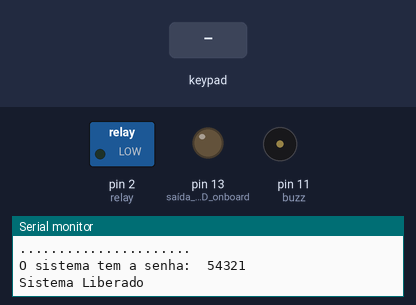
A sketch run on a simulated Arduino Uno, built with avr-gcc and run on an emulated ATmega328P. Shown: switched loads named in the sketch (green lamp = pin HIGH), output pins drawn as LEDs (lit = HIGH), buzzer (waves = sounding, pin HIGH), the last lines printed to the serial monitor. Wiring (inferred from the names in the program): 4×4 keypad: rows pin 10, pin 9, pin 8, pin 7; columns pin 6, pin 5, pin 4, pin 3. The test bench sets the inputs (shaded band). Pins used as bus, display or sensor lines are not drawn.

Above: at 2.0 s.
2.1 s: keypad keys 1 3 9 7 2 A pressed 0.4 s apart
At 4.24 s:
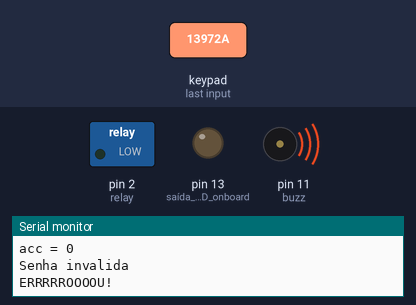
6.6 s: keypad keys 5 4 3 2 1 pressed 0.4 s apart
At 9.1 s:
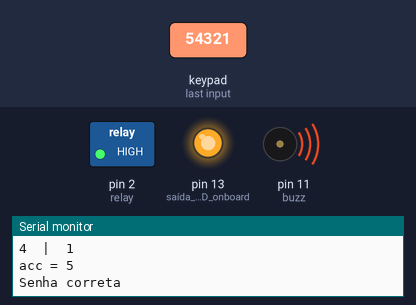
11.6 s: key 'B' pressed
13.1 s: key 'E' pressed
14.6 s: key 'C' pressed
Timing chart, 0 to 17.2 s (numbered marks = the images above; inputs shaded):
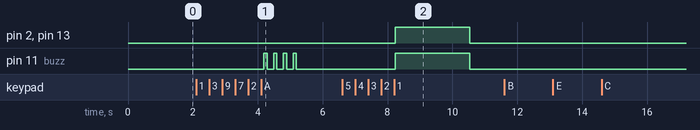

Measured:
- after the input at 2.1 s, pin 11 (buzz): alternates HIGH for 0.10 s and LOW for 0.20 s, 8 changes in all, then stays LOW, starting after 2.1 s
- after the input at 6.6 s, pin 2 (relay), pin 13 (saída_para_LED_onboard), pin 11 (buzz): LOW → HIGH after 1.6 s, → LOW 2.3 s later

The sketch:

SenhaTeclado.ino
```cpp
/* ========================================================================================================

  Esta aula é copiada do professor e tem a função de demonstrar como se configura um teclado matricial para fazer o controle de uma tranca eletrônica. A tranca só irá abrir se a senha
  correta for digitada.

  Software para Teclado com Senha numérica


  Autor: Eng. Wagner Rambo
  Data:  Dezembro de 2019

  https://wrkits.com.br/

  Curso WR Kits Arduino para Iniciantes com certificado:
  https://go.hotmart.com/W13291812W

======================================================================================================== */


// =============================================================================================================
// --- Mapeamento de Hardware ---
#define  col_1    6                    //coluna 1 do teclado
#define  col_2    5                    //coluna 2 do teclado
#define  col_3    4                    //coluna 3 do teclado
#define  col_4    3                    //coluna 4 do teclado
#define  row_A   10                    //linha  A do teclado
#define  row_B    9                    //linha  B do teclado
#define  row_C    8                    //linha  C do teclado
#define  row_D    7                    //linha  D do teclado

#define  buzz    11                    //buzzer
#define  relay    2                    //relé


// =============================================================================================================
// --- Protótipo das Funções ---
void readKeyboard();                  //Função para leitura do teclado
void store(char value);               //Função para armazenar o número digitado no teclado matricial
void numero();                        //Função para imprimir o número digitado na tela do LCD


// =============================================================================================================
// --- Variáveis Globais ---
int password[5] = {5,4,3,2,1};        //vetor para armazenamento de senha numérica

char control = 0x01;                  //variável de controle de teclado
char counter = 0x00;                  //variável auxiliar de contagem
int  number  = 0x00;                  //variável para armazenar o número pressionado no teclado

bool door    = 0x00,                  //variável de controle para abertura do dispositivo
     ndoor   = 0x00;                  //variável de controle para manter trancado


// =============================================================================================================
// --- Interrupção ---
ISR(TIMER2_OVF_vect)
{
    TCNT2=100;          // Reinicializa o registrador do Timer2
    counter++;          // incrementa counter

    if(counter == 0x05) // counter igual a D'5'?
    {                   // sim...

       counter = 0x00;  //reinicia counter

       readKeyboard();  //lê teclado


    } //end if counter
}


// =============================================================================================================
// --- Configurações Iniciais ---
void setup()
{
     Serial.begin(9600);                                    //Inicializa comunicação serial 9600 baud rate

     pinMode(row_A, INPUT_PULLUP);                          //entrada para linha A
     pinMode(row_B, INPUT_PULLUP);                          //entrada para linha B
     pinMode(row_C, INPUT_PULLUP);                          //entrada para linha C
     pinMode(row_D, INPUT_PULLUP);                          //entrada para linha D
     pinMode(col_1, OUTPUT);                                //saída para coluna  1
     pinMode(col_2, OUTPUT);                                //saída para coluna  2
     pinMode(col_3, OUTPUT);                                //saída para coluna  3
     pinMode(col_4, OUTPUT);                                //saída para coluna  4
     pinMode(buzz,  OUTPUT);                                //saída para buzzer
     pinMode(relay, OUTPUT);                                //saída para relé
     pinMode(13,    OUTPUT);                                //saída para LED onboard

     digitalWrite(col_1, HIGH);                             //Inicializa coluna 1 em HIGH
     digitalWrite(col_2, HIGH);                             //Inicializa coluna 2 em HIGH
     digitalWrite(col_3, HIGH);                             //Inicializa coluna 3 em HIGH
     digitalWrite(col_4, HIGH);                             //Inicializa coluna 4 em HIGH
     digitalWrite(buzz,   LOW);                             //buzz inicia desligado
     digitalWrite(relay,  LOW);                             //relé inicia desligado
     digitalWrite(13,     LOW);                             //led onboard inicia desligado

     Serial.println("......................");              //mostra senha via serial ao iniciar...
     delay(400);
     Serial.print  ("O sistema tem a senha:  ");
     Serial.print  (password[0]);
     Serial.print  (password[1]);
     Serial.print  (password[2]);
     Serial.print  (password[3]);
     Serial.println(password[4]);
     delay(400);
     Serial.println("Sistema Liberado");

     TCCR2A = 0x00;                                         //Timer operando em modo normal
     TCCR2B = 0x07;                                         //Prescaler 1:1024
     TCNT2  = 100;                                          //10 ms overflow again
     TIMSK2 = 0x01;                                         //Habilita interrupção do Timer2

} //end setup


// =============================================================================================================
// --- Loop Infinito ---
void loop()
{

  if(door)                                                  //flag door verdadeira?
  {                                                         //sim
     door = 0;                                              //limpa flag
     digitalWrite(13,    HIGH);                             //led onboard liga
     digitalWrite(relay, HIGH);                             //ativa relé
     digitalWrite(buzz,  HIGH);                             //ativa buzzer
     delay(2300);                                           //por 2,3 segundos
     digitalWrite(relay, LOW);                              //desliga relé
     digitalWrite(buzz,  LOW);                              //desliga buzz
     digitalWrite(13,    LOW);                              //desliga led onboard

  } //end if door

  if(ndoor)                                                 //flag ndoor verdadeira?
  {                                                         //sim
    ndoor = 0;                                              //limpa flag

    for(int i=0; i<4; i++)                                  //repete 4 vezes
    {
      Serial.println("ERRRRROOOOU!");                       //mensagem de erro
      digitalWrite(buzz, HIGH);                             //aciona buzzer
      delay(100);                                           //por 100ms
      digitalWrite(buzz,  LOW);                             //desliga buzzer
      delay(200);                                           //por 200ms

    } //end for

  } //end if ndoor

} //end loop


   // Estouro = Timer2_cont x prescaler x ciclo de máquina

   // Ciclo de máquina = 1/Fosc = 1/16E6 = 62,5ns = 62,5E-9s

   // Estouro = (256 - 100) x 1024 x 62,5E-9 = 9,98ms

   // Varredura = Estouro x Counter = 9,98ms x 5 = 49,9ms


// =============================================================================================================
// --- Desenvolvimento das Funções ---
void readKeyboard()                       //Função para leitura do teclado
{

   if(digitalRead(col_1) && control == 0x01)       //Coluna 1 em nível high? Control igual 1?
   {                                               //Sim...
         control = 0x02;                           //control igual a 2
         digitalWrite(col_1,  LOW);                //apenas coluna 1 em nível baixo
         digitalWrite(col_2, HIGH);
         digitalWrite(col_3, HIGH);
         digitalWrite(col_4, HIGH);

      // -- Testa qual tecla foi pressionada e armazena o valor --
         if     (!digitalRead(row_A))  store(1);
         else if(!digitalRead(row_B))  store(4);
         else if(!digitalRead(row_C))  store(7);
         else if(!digitalRead(row_D))  store(11);

   } //end if col_1

   else if(digitalRead(col_2) && control == 0x02)   //Coluna 2 em nível high? Control igual 2?
   {                                                //Sim...
         control = 0x03;                            //control igual a 3
         digitalWrite(col_1, HIGH);
         digitalWrite(col_2,  LOW);                 //apenas coluna 2 em nível baixo
         digitalWrite(col_3, HIGH);
         digitalWrite(col_4, HIGH);

      // -- Testa qual tecla foi pressionada e armazena o valor --
         if     (!digitalRead(row_A))  store(2);
         else if(!digitalRead(row_B))  store(5);
         else if(!digitalRead(row_C))  store(8);
         else if(!digitalRead(row_D))  store(0);

   } //end if col_2

   else if(digitalRead(col_3) && control == 0x03)   //Coluna 3 em nível high? Control igual 3?
   {                                                //Sim...
         control = 0x04;                            //control igual a 4
         digitalWrite(col_1, HIGH);                 //
         digitalWrite(col_2, HIGH);
         digitalWrite(col_3,  LOW);                 //apenas coluna 3 em nível baixo
         digitalWrite(col_4, HIGH);

      // -- Testa qual tecla foi pressionada e armazena o valor --
         if     (!digitalRead(row_A))  store(3);
         else if(!digitalRead(row_B))  store(6);
         else if(!digitalRead(row_C))  store(9);
         else if(!digitalRead(row_D))  store(12);

   } //end if col_3

   else if(digitalRead(col_4) && control == 0x04)   //Coluna 3 em nível high? Control igual 4?
   {                                                //Sim...
         control = 0x01;                            //control igual a 1
         digitalWrite(col_1, HIGH);                 //
         digitalWrite(col_2, HIGH);
         digitalWrite(col_3, HIGH);
         digitalWrite(col_4,  LOW);                 //apenas coluna 4 em nível baixo

      // -- Testa qual tecla foi pressionada e armazena o valor --
         if     (!digitalRead(row_A))  store(13);
         else if(!digitalRead(row_B))  store(14);
         else if(!digitalRead(row_C))  store(15);
         else if(!digitalRead(row_D))  store(16);

   } //end if col_4


} //end readKeyboard


void store(char value1)                   //Função para armazenar o valor digitado no teclado
{
   char i;                                //variável de iterações

   TIMSK2 = 0x00;                         //Desabilita interrupção do Timer2

   digitalWrite(buzz, HIGH);              //aciona buzzer
   delay(300);                            //por 300ms
   digitalWrite(buzz,  LOW);              //desliga buzzer
   delay(100);                            //por 100ms


   number = value1;                       //atualiza number

   numero();                              //chama função para processar número

   TIMSK2 = 0x01;                         //Habilita interrupção do Timer2

} //end store


void numero()                                           //Função para imprimir o número digitado
{
   static int passn = 0,                                //controle de digitações
              acc   = 0;                                //acumulador de números corretos


    Serial.print(passn);                                //imprime na serial número de digitações
    Serial.print("  |  ");
   if     (number == 11) Serial.println("*");
   else if(number == 12) Serial.println("#");
   else if(number == 13) Serial.println("A");
   else if(number == 14) Serial.println("B");
   else if(number == 15) Serial.println("C");
   else if(number == 16) Serial.println("D");
   else Serial.println(number);                         //Mostra número

   if(number == password[passn]) acc += 1;              //se o número coincidir com a senha, incrementa acumulador

   Serial.print("acc = ");                              //imprime na serial valor do acumulador
   Serial.println(acc);

   passn += 1;                                          //incrementa número de digitações
   if(passn > 4)                                        //se maior que 4
   {
      passn = 0;                                        //reinicia

      if(acc == 5)                                      //verificação de senha. Acumulador igual a 5?
      {                                                 //sim
        acc = 0;                                        //reinicia
        Serial.println("Senha correta");                //imprime mensagem de senha correta
        door = 1;                                       //seta flag door
      } //end if
      else                                              //senão
      {                                                 //acc diferente de 5
        acc = 0;                                        //reinicia
        Serial.println("Senha invalida");               //imprime mensagem de senha inválida
        ndoor = 1;                                      //seta flag ndoor

      } //end else

   } //end if passn

} //end numero
```
